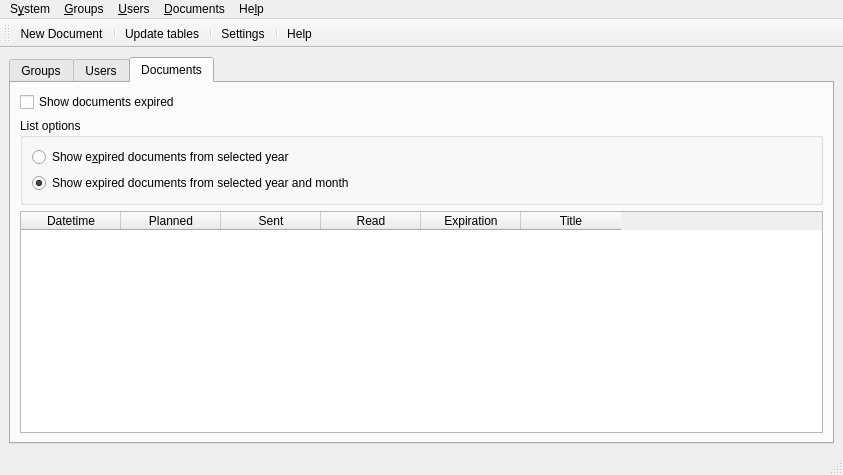
<?xml version="1.0" encoding="UTF-8"?>
<ui version="4.0">
 <author>Mariano Muñoz</author>
 <class>frmMain</class>
 <widget class="QMainWindow" name="frmMain">
  <property name="windowModality">
   <enum>Qt::ApplicationModal</enum>
  </property>
  <property name="geometry">
   <rect>
    <x>0</x>
    <y>0</y>
    <width>843</width>
    <height>475</height>
   </rect>
  </property>
  <property name="cursor">
   <cursorShape>PointingHandCursor</cursorShape>
  </property>
  <property name="windowIcon">
   <iconset resource="../images/didyoureadme.qrc">
    <normaloff>:/didyoureadme.png</normaloff>:/didyoureadme.png</iconset>
  </property>
  <property name="toolButtonStyle">
   <enum>Qt::ToolButtonTextUnderIcon</enum>
  </property>
  <widget class="QWidget" name="wdg">
   <layout class="QHBoxLayout" name="horizontalLayout">
    <item>
     <widget class="QTabWidget" name="tab">
      <property name="contextMenuPolicy">
       <enum>Qt::CustomContextMenu</enum>
      </property>
      <property name="currentIndex">
       <number>2</number>
      </property>
      <widget class="QWidget" name="tab_3">
       <attribute name="icon">
        <iconset resource="../images/didyoureadme.qrc">
         <normaloff>:/group.png</normaloff>:/group.png</iconset>
       </attribute>
       <attribute name="title">
        <string>Groups</string>
       </attribute>
       <layout class="QHBoxLayout" name="horizontalLayout_2">
        <item>
         <widget class="myQTableWidget" name="tblGroups">
          <property name="contextMenuPolicy">
           <enum>Qt::CustomContextMenu</enum>
          </property>
          <property name="editTriggers">
           <set>QAbstractItemView::NoEditTriggers</set>
          </property>
          <property name="alternatingRowColors">
           <bool>true</bool>
          </property>
          <property name="selectionMode">
           <enum>QAbstractItemView::SingleSelection</enum>
          </property>
          <property name="selectionBehavior">
           <enum>QAbstractItemView::SelectRows</enum>
          </property>
          <attribute name="verticalHeaderVisible">
           <bool>false</bool>
          </attribute>
          <column>
           <property name="text">
            <string>Name</string>
           </property>
          </column>
          <column>
           <property name="text">
            <string>Users</string>
           </property>
          </column>
         </widget>
        </item>
       </layout>
      </widget>
      <widget class="QWidget" name="tab_5">
       <attribute name="icon">
        <iconset resource="../images/didyoureadme.qrc">
         <normaloff>:/user.png</normaloff>:/user.png</iconset>
       </attribute>
       <attribute name="title">
        <string>Users</string>
       </attribute>
       <layout class="QHBoxLayout" name="horizontalLayout_3">
        <item>
         <layout class="QVBoxLayout" name="verticalLayout">
          <item>
           <widget class="QCheckBox" name="chkUsersInactive">
            <property name="text">
             <string>Show inactive users</string>
            </property>
           </widget>
          </item>
          <item>
           <widget class="myQTableWidget" name="tblUsers">
            <property name="contextMenuPolicy">
             <enum>Qt::CustomContextMenu</enum>
            </property>
            <property name="editTriggers">
             <set>QAbstractItemView::NoEditTriggers</set>
            </property>
            <property name="alternatingRowColors">
             <bool>true</bool>
            </property>
            <property name="selectionMode">
             <enum>QAbstractItemView::SingleSelection</enum>
            </property>
            <property name="selectionBehavior">
             <enum>QAbstractItemView::SelectRows</enum>
            </property>
            <attribute name="verticalHeaderVisible">
             <bool>false</bool>
            </attribute>
           </widget>
          </item>
         </layout>
        </item>
       </layout>
      </widget>
      <widget class="QWidget" name="tab_2">
       <attribute name="icon">
        <iconset resource="../images/didyoureadme.qrc">
         <normaloff>:/document.png</normaloff>:/document.png</iconset>
       </attribute>
       <attribute name="title">
        <string>Documents</string>
       </attribute>
       <layout class="QVBoxLayout" name="verticalLayout_3">
        <item>
         <widget class="QCheckBox" name="chkDocumentsExpired">
          <property name="text">
           <string>Show documents expired</string>
          </property>
         </widget>
        </item>
        <item>
         <widget class="QGroupBox" name="grp">
          <property name="title">
           <string>List options</string>
          </property>
          <layout class="QVBoxLayout" name="verticalLayout_2">
           <item>
            <layout class="QHBoxLayout" name="horizontalLayout_4">
             <item>
              <widget class="QRadioButton" name="radYear">
               <property name="text">
                <string>Show e&amp;xpired documents from selected year</string>
               </property>
               <property name="checked">
                <bool>false</bool>
               </property>
              </widget>
             </item>
             <item>
              <widget class="wdgYear" name="wy" native="true">
               <property name="enabled">
                <bool>false</bool>
               </property>
              </widget>
             </item>
             <item>
              <spacer name="horizontalSpacer_3">
               <property name="orientation">
                <enum>Qt::Horizontal</enum>
               </property>
               <property name="sizeHint" stdset="0">
                <size>
                 <width>40</width>
                 <height>20</height>
                </size>
               </property>
              </spacer>
             </item>
            </layout>
           </item>
           <item>
            <layout class="QHBoxLayout" name="horizontalLayout_5">
             <item>
              <widget class="QRadioButton" name="radYearMonth">
               <property name="text">
                <string>Show expired documents from selected year and month</string>
               </property>
               <property name="checked">
                <bool>true</bool>
               </property>
              </widget>
             </item>
             <item>
              <widget class="wdgYearMonth" name="wym" native="true"/>
             </item>
             <item>
              <spacer name="horizontalSpacer">
               <property name="orientation">
                <enum>Qt::Horizontal</enum>
               </property>
               <property name="sizeHint" stdset="0">
                <size>
                 <width>40</width>
                 <height>20</height>
                </size>
               </property>
              </spacer>
             </item>
            </layout>
           </item>
          </layout>
         </widget>
        </item>
        <item>
         <widget class="myQTableWidget" name="tblDocuments">
          <property name="contextMenuPolicy">
           <enum>Qt::CustomContextMenu</enum>
          </property>
          <property name="editTriggers">
           <set>QAbstractItemView::NoEditTriggers</set>
          </property>
          <property name="alternatingRowColors">
           <bool>true</bool>
          </property>
          <property name="selectionMode">
           <enum>QAbstractItemView::SingleSelection</enum>
          </property>
          <property name="selectionBehavior">
           <enum>QAbstractItemView::SelectRows</enum>
          </property>
          <attribute name="verticalHeaderVisible">
           <bool>false</bool>
          </attribute>
          <attribute name="verticalHeaderHighlightSections">
           <bool>false</bool>
          </attribute>
          <column>
           <property name="text">
            <string>Datetime</string>
           </property>
          </column>
          <column>
           <property name="text">
            <string>Planned</string>
           </property>
          </column>
          <column>
           <property name="text">
            <string>Sent</string>
           </property>
          </column>
          <column>
           <property name="text">
            <string>Read</string>
           </property>
          </column>
          <column>
           <property name="text">
            <string>Expiration</string>
           </property>
          </column>
          <column>
           <property name="text">
            <string>Title</string>
           </property>
          </column>
         </widget>
        </item>
       </layout>
      </widget>
     </widget>
    </item>
   </layout>
  </widget>
  <widget class="QMenuBar" name="menuBar">
   <property name="geometry">
    <rect>
     <x>0</x>
     <y>0</y>
     <width>843</width>
     <height>30</height>
    </rect>
   </property>
   <widget class="QMenu" name="menuAyuda">
    <property name="title">
     <string>He&amp;lp</string>
    </property>
    <addaction name="actionHelp"/>
    <addaction name="separator"/>
    <addaction name="actionUpdates"/>
    <addaction name="separator"/>
    <addaction name="actionAbout"/>
   </widget>
   <widget class="QMenu" name="menuJugar">
    <property name="title">
     <string>S&amp;ystem</string>
    </property>
    <addaction name="actionTablesUpdate"/>
    <addaction name="separator"/>
    <addaction name="actionSettings"/>
    <addaction name="separator"/>
    <addaction name="actionExit"/>
   </widget>
   <widget class="QMenu" name="menuDocuments">
    <property name="title">
     <string>&amp;Documents</string>
    </property>
    <addaction name="actionDocumentNew"/>
   </widget>
   <widget class="QMenu" name="menuGroups">
    <property name="title">
     <string>&amp;Groups</string>
    </property>
    <addaction name="actionGroupNew"/>
   </widget>
   <widget class="QMenu" name="menuU_sers">
    <property name="title">
     <string>&amp;Users</string>
    </property>
    <addaction name="actionUserNew"/>
   </widget>
   <addaction name="menuJugar"/>
   <addaction name="menuGroups"/>
   <addaction name="menuU_sers"/>
   <addaction name="menuDocuments"/>
   <addaction name="menuAyuda"/>
  </widget>
  <widget class="QToolBar" name="toolBar">
   <property name="windowTitle">
    <string>toolBar</string>
   </property>
   <attribute name="toolBarArea">
    <enum>TopToolBarArea</enum>
   </attribute>
   <attribute name="toolBarBreak">
    <bool>false</bool>
   </attribute>
   <addaction name="actionDocumentNew"/>
   <addaction name="separator"/>
   <addaction name="actionTablesUpdate"/>
   <addaction name="separator"/>
   <addaction name="actionSettings"/>
   <addaction name="separator"/>
   <addaction name="actionHelp"/>
  </widget>
  <widget class="QStatusBar" name="statusBar"/>
  <action name="actionExit">
   <property name="icon">
    <iconset resource="../images/didyoureadme.qrc">
     <normaloff>:/exit.png</normaloff>:/exit.png</iconset>
   </property>
   <property name="text">
    <string>E&amp;xit</string>
   </property>
   <property name="toolTip">
    <string>Exit</string>
   </property>
   <property name="shortcut">
    <string>Esc</string>
   </property>
  </action>
  <action name="actionAbout">
   <property name="icon">
    <iconset resource="../images/didyoureadme.qrc">
     <normaloff>:/didyoureadme.png</normaloff>:/didyoureadme.png</iconset>
   </property>
   <property name="text">
    <string>&amp;About DidYouReadMe</string>
   </property>
   <property name="toolTip">
    <string>About DidYouReadMe</string>
   </property>
  </action>
  <action name="actionSettings">
   <property name="icon">
    <iconset resource="../images/didyoureadme.qrc">
     <normaloff>:/configure.png</normaloff>:/configure.png</iconset>
   </property>
   <property name="text">
    <string>&amp;Settings</string>
   </property>
   <property name="toolTip">
    <string>Settings</string>
   </property>
  </action>
  <action name="actionHelp">
   <property name="icon">
    <iconset resource="../images/didyoureadme.qrc">
     <normaloff>:/help.png</normaloff>:/help.png</iconset>
   </property>
   <property name="text">
    <string>&amp;Help</string>
   </property>
   <property name="toolTip">
    <string>Help</string>
   </property>
   <property name="shortcut">
    <string>F1</string>
   </property>
  </action>
  <action name="actionUpdates">
   <property name="icon">
    <iconset resource="../images/didyoureadme.qrc">
     <normaloff>:/update.png</normaloff>:/update.png</iconset>
   </property>
   <property name="text">
    <string>&amp;Look for updates</string>
   </property>
   <property name="toolTip">
    <string>Look for updates</string>
   </property>
  </action>
  <action name="actionDocumentNew">
   <property name="icon">
    <iconset resource="../images/didyoureadme.qrc">
     <normaloff>:/add.png</normaloff>:/add.png</iconset>
   </property>
   <property name="text">
    <string>&amp;New Document</string>
   </property>
  </action>
  <action name="actionDocumentDelete">
   <property name="icon">
    <iconset resource="../images/didyoureadme.qrc">
     <normaloff>:/delete.png</normaloff>:/delete.png</iconset>
   </property>
   <property name="text">
    <string>Delete Document</string>
   </property>
   <property name="toolTip">
    <string>Delete Document</string>
   </property>
  </action>
  <action name="actionGroupNew">
   <property name="icon">
    <iconset resource="../images/didyoureadme.qrc">
     <normaloff>:/add.png</normaloff>:/add.png</iconset>
   </property>
   <property name="text">
    <string>&amp;New Group</string>
   </property>
   <property name="toolTip">
    <string>New Group</string>
   </property>
  </action>
  <action name="actionGroupDelete">
   <property name="icon">
    <iconset resource="../images/didyoureadme.qrc">
     <normaloff>:/delete.png</normaloff>:/delete.png</iconset>
   </property>
   <property name="text">
    <string>Delete Group</string>
   </property>
   <property name="toolTip">
    <string>Delete Group</string>
   </property>
  </action>
  <action name="actionGroupEdit">
   <property name="icon">
    <iconset resource="../images/didyoureadme.qrc">
     <normaloff>:/editar.png</normaloff>:/editar.png</iconset>
   </property>
   <property name="text">
    <string>Edit Group</string>
   </property>
   <property name="toolTip">
    <string>Edit Group</string>
   </property>
  </action>
  <action name="actionUserNew">
   <property name="icon">
    <iconset resource="../images/didyoureadme.qrc">
     <normaloff>:/user-add.png</normaloff>:/user-add.png</iconset>
   </property>
   <property name="text">
    <string>&amp;New User</string>
   </property>
   <property name="toolTip">
    <string>New User</string>
   </property>
  </action>
  <action name="actionUserDelete">
   <property name="icon">
    <iconset resource="../images/didyoureadme.qrc">
     <normaloff>:/delete.png</normaloff>:/delete.png</iconset>
   </property>
   <property name="text">
    <string>Delete User</string>
   </property>
   <property name="toolTip">
    <string>Delete User</string>
   </property>
  </action>
  <action name="actionUserEdit">
   <property name="icon">
    <iconset resource="../images/didyoureadme.qrc">
     <normaloff>:/editar.png</normaloff>:/editar.png</iconset>
   </property>
   <property name="text">
    <string>Edit User</string>
   </property>
   <property name="toolTip">
    <string>Edit User</string>
   </property>
  </action>
  <action name="actionTablesUpdate">
   <property name="icon">
    <iconset resource="../images/didyoureadme.qrc">
     <normaloff>:/update.png</normaloff>:/update.png</iconset>
   </property>
   <property name="text">
    <string>&amp;Update tables</string>
   </property>
   <property name="toolTip">
    <string>Update tables</string>
   </property>
  </action>
  <action name="actionDocumentExpire">
   <property name="icon">
    <iconset resource="../images/didyoureadme.qrc">
     <normaloff>:/expired.png</normaloff>:/expired.png</iconset>
   </property>
   <property name="text">
    <string>Expire document</string>
   </property>
   <property name="toolTip">
    <string>Expire document</string>
   </property>
  </action>
  <action name="actionDocumentReport">
   <property name="icon">
    <iconset resource="../images/didyoureadme.qrc">
     <normaloff>:/document.png</normaloff>:/document.png</iconset>
   </property>
   <property name="text">
    <string>Generate report</string>
   </property>
   <property name="toolTip">
    <string>Generate report</string>
   </property>
  </action>
  <action name="actionDocumentOpen">
   <property name="icon">
    <iconset resource="../images/didyoureadme.qrc">
     <normaloff>:/open.png</normaloff>:/open.png</iconset>
   </property>
   <property name="text">
    <string>Open document</string>
   </property>
   <property name="toolTip">
    <string>Open document</string>
   </property>
  </action>
  <action name="actionDocumentDeleteAdmin">
   <property name="icon">
    <iconset resource="../images/didyoureadme.qrc">
     <normaloff>:/admin.png</normaloff>:/admin.png</iconset>
   </property>
   <property name="text">
    <string>Delete document by administrator</string>
   </property>
   <property name="toolTip">
    <string>Delete document by administrator</string>
   </property>
  </action>
  <action name="actionSendAgain">
   <property name="icon">
    <iconset resource="../images/didyoureadme.qrc">
     <normaloff>:/mail.png</normaloff>:/mail.png</iconset>
   </property>
   <property name="text">
    <string>Send document again</string>
   </property>
   <property name="toolTip">
    <string>Send document again</string>
   </property>
  </action>
 </widget>
 <customwidgets>
  <customwidget>
   <class>wdgYearMonth</class>
   <extends>QWidget</extends>
   <header location="global">wdgYearMonth</header>
   <container>1</container>
  </customwidget>
  <customwidget>
   <class>myQTableWidget</class>
   <extends>QTableWidget</extends>
   <header location="global">myqtablewidget</header>
  </customwidget>
  <customwidget>
   <class>wdgYear</class>
   <extends>QWidget</extends>
   <header location="global">wdgYear</header>
   <container>1</container>
  </customwidget>
 </customwidgets>
 <resources>
  <include location="../images/didyoureadme.qrc"/>
 </resources>
 <connections/>
</ui>
